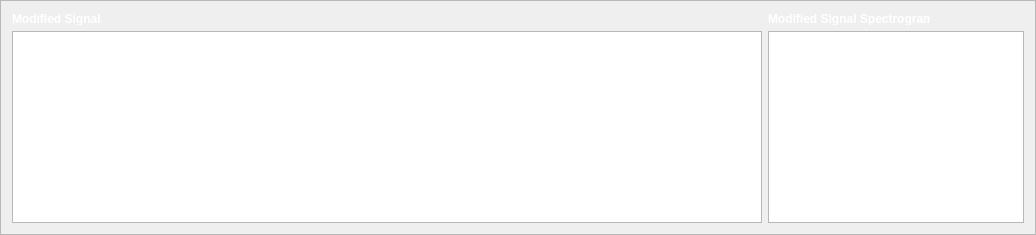
               <widget class="QFrame" name="frame_13">
                <property name="frameShape">
                 <enum>QFrame::StyledPanel</enum>
                </property>
                <property name="frameShadow">
                 <enum>QFrame::Raised</enum>
                </property>
                <layout class="QGridLayout" name="gridLayout_21">
                 <item row="0" column="0">
                  <widget class="QLabel" name="label_10">
                   <property name="sizePolicy">
                    <sizepolicy hsizetype="Maximum" vsizetype="Maximum">
                     <horstretch>0</horstretch>
                     <verstretch>0</verstretch>
                    </sizepolicy>
                   </property>
                   <property name="maximumSize">
                    <size>
                     <width>90</width>
                     <height>13</height>
                    </size>
                   </property>
                   <property name="font">
                    <font>
                     <weight>75</weight>
                     <bold>true</bold>
                    </font>
                   </property>
                   <property name="styleSheet">
                    <string notr="true">color: rgb(255, 255, 255);</string>
                   </property>
                   <property name="text">
                    <string>Modified Signal</string>
                   </property>
                  </widget>
                 </item>
                 <item row="2" column="1">
                  <widget class="PlotWidget" name="Musical_Instruments_Modified_Signal_Spectrogram">
                   <property name="maximumSize">
                    <size>
                     <width>680</width>
                     <height>16777215</height>
                    </size>
                   </property>
                  </widget>
                 </item>
                 <item row="2" column="0">
                  <widget class="PlotWidget" name="Musical_Instruments_Modified_Signal_PlotWidget">
                   <property name="minimumSize">
                    <size>
                     <width>750</width>
                     <height>0</height>
                    </size>
                   </property>
                  </widget>
                 </item>
                 <item row="0" column="1">
                  <widget class="QLabel" name="label_11">
                   <property name="sizePolicy">
                    <sizepolicy hsizetype="Maximum" vsizetype="Maximum">
                     <horstretch>0</horstretch>
                     <verstretch>0</verstretch>
                    </sizepolicy>
                   </property>
                   <property name="maximumSize">
                    <size>
                     <width>162</width>
                     <height>13</height>
                    </size>
                   </property>
                   <property name="font">
                    <font>
                     <weight>75</weight>
                     <bold>true</bold>
                    </font>
                   </property>
                   <property name="styleSheet">
                    <string notr="true">color: rgb(255, 255, 255);</string>
                   </property>
                   <property name="text">
                    <string>Modified Signal Spectrogram</string>
                   </property>
                  </widget>
                 </item>
                </layout>
               </widget>
